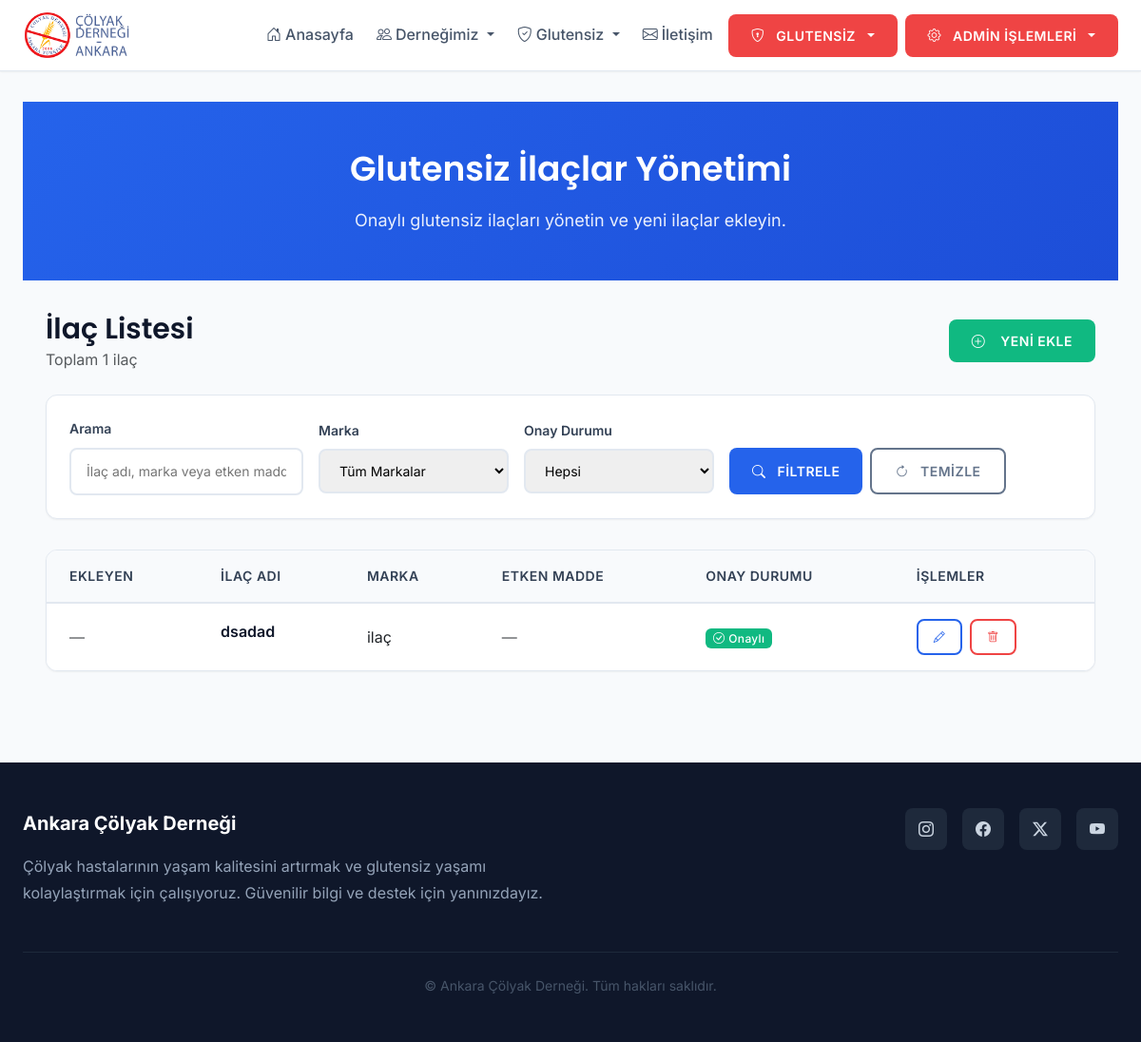
Screenshot of /users/admin/medicines/ (signed in) with the database file from the repository.
### users/models.py (models this page shows, shortened)
class GlutenFreeMedicine(models.Model):
    name = models.CharField(max_length=100, verbose_name="İlaç Adı")
    brand = models.ForeignKey(MedicineBrand, on_delete=models.SET_NULL, null=True, blank=True, verbose_name="Marka")
    is_approved = models.BooleanField(default=False, verbose_name="Onaylı mı?")
    approved_at = models.DateTimeField(auto_now=True, verbose_name="Onay Tarihi")
    added_by = models.ForeignKey('User', null=True, blank=True, on_delete=models.SET_NULL, related_name='added_%(class)s_items', verbose_name='Ekleyen')
    description = models.TextField(blank=True, null=True, verbose_name="Açıklama")
    class Meta:
        verbose_name = "Glutensiz İlaç"
        verbose_name_plural = "Glutensiz İlaçlar"

class MedicineBrand(models.Model):
    name = models.CharField(max_length=100, unique=True, verbose_name="İlaç Markası")
    class Meta:
        verbose_name = "İlaç Markası"
        verbose_name_plural = "İlaç Markaları"

### users/views.py (the view)
        def wrapper(request, *args, **kwargs):
            if not request.user.is_authenticated:
                return redirect('login')
            if request.user.is_superuser:
                return view_func(request, *args, **kwargs)
            if request.user.role == 'editor' and getattr(request.user, permission_field, False):
                return view_func(request, *args, **kwargs)
            messages.error(request, 'Bu sayfaya erişim yetkiniz bulunmamaktadır.')
            return redirect('home')

### users/views.py (called while the page is built)
def editor_permission_required(permission_field):
    def decorator(view_func):
        def wrapper(request, *args, **kwargs):
            if not request.user.is_authenticated:
                return redirect('login')
            if request.user.is_superuser:
                return view_func(request, *args, **kwargs)
            if request.user.role == 'editor' and getattr(request.user, permission_field, False):
                return view_func(request, *args, **kwargs)
            messages.error(request, 'Bu sayfaya erişim yetkiniz bulunmamaktadır.')
            return redirect('home')
        return wrapper
    return decorator

@editor_permission_required('can_edit_medicines')
def admin_medicine_list(request):
    medicines = GlutenFreeMedicine.objects.select_related('brand').all()
    q = request.GET.get('q')
    brand_id = request.GET.get('brand')
    is_approved = request.GET.get('is_approved')
    if q:
        medicines = medicines.filter(
            Q(name__icontains=q) |
            Q(brand__name__icontains=q)
        ).distinct()
    if brand_id:
        medicines = medicines.filter(brand_id=brand_id)
    if is_approved in ['true', 'false']:
        medicines = medicines.filter(is_approved=(is_approved == 'true'))
    brands = MedicineBrand.objects.exclude(name__iexact='Diğer').all()
    return render(request, 'users/admin_medicine_list.html', {'medicines': medicines, 'brands': brands, 'request': request})

### templates/users/admin_medicine_list.html (shortened to what this page needs)
{% extends 'base.html' %}
{% load static %}
{% block content %}
<div class="page-header">
  <div class="container">
    <h1>Glutensiz İlaçlar Yönetimi</h1>
    <p>Onaylı glutensiz ilaçları yönetin ve yeni ilaçlar ekleyin.</p>
  </div>
</div>
<div class="container">
  <div class="d-flex justify-content-between align-items-center mb-4 flex-wrap gap-3">
    <div>
      <h2 class="mb-0">İlaç Listesi</h2>
      <p class="text-muted mb-0">Toplam {{ medicines|length }} ilaç</p>
    </div>
    <a href="{% url 'admin_medicine_create' %}" class="btn btn-success">
      <i class="bi bi-plus-circle me-2"></i>Yeni Ekle
    </a>
  </div>
  <div class="filter-section">
    <form method="get" class="filter-form">
      <div class="filter-group">
        <label class="filter-label">Arama</label>
        <input type="text" name="q" value="{{ request.GET.q|default:'' }}" class="filter-input" placeholder="İlaç adı, marka veya etken madde ara...">
      </div>
      <div class="filter-group">
        <label class="filter-label">Marka</label>
        <select name="brand" class="filter-input">
          <option value="">Tüm Markalar</option>
        </select>
      </div>
      <div class="filter-group">
        <label class="filter-label">Onay Durumu</label>
        <select name="is_approved" class="filter-input">
          <option value="">Hepsi</option>
        </select>
      </div>
      <div class="filter-group">
        <label class="filter-label">&nbsp;</label>
        <div class="d-flex gap-2">
          <button class="btn btn-primary" type="submit">
            <i class="bi bi-search me-1"></i>Filtrele
          </button>
          <button class="btn btn-outline-secondary" type="button" onclick="window.location.href=window.location.pathname">
            <i class="bi bi-arrow-clockwise me-1"></i>Temizle
          </button>
        </div>
      </div>
    </form>
  </div>
  {% if medicines %}
    <div class="table-container">
      <table class="table">
        <thead>
          <tr>
            <th>Ekleyen</th>
            <th>İlaç Adı</th>
            <th>Marka</th>
            <th>Etken Madde</th>
            <th>Onay Durumu</th>
            <th>İşlemler</th>
          </tr>
        </thead>
        <tbody>
          {% for medicine in medicines %}
          <tr>
            <td>
              <div class="user-info">
                {% if medicine.added_by %}
                  <div class="user-name">{{ medicine.added_by }}</div>
                  <div class="user-role text-muted small">Admin</div>
                {% else %}
                  <span class="text-muted">—</span>
                {% endif %}
              </div>
            </td>
            <td>
              <div class="medicine-info">
                <div class="medicine-name">{{ medicine.name }}</div>
              </div>
            </td>
            <td>
              {% if medicine.brand %}
                <span class="brand-badge">{{ medicine.brand.name }}</span>
              {% else %}
                <span class="text-muted">—</span>
              {% endif %}
            </td>
            <td>
              {% if medicine.active_ingredient %}
                <div class="ingredient-info">
                  <span class="ingredient-text">{{ medicine.active_ingredient|truncatechars:40 }}</span>
                </div>
              {% else %}
                <span class="text-muted">—</span>
              {% endif %}
            </td>
            <td>
              {% if medicine.is_approved %}
                <span class="badge bg-success">
                  <i class="bi bi-check-circle me-1"></i>Onaylı
                </span>
              {% else %}
                <span class="badge bg-warning">
                  <i class="bi bi-clock me-1"></i>Beklemede
                </span>
              {% endif %}
            </td>
            <td>
              <div class="action-buttons">
                <a href="{% url 'admin_medicine_update' medicine.pk %}" class="btn btn-sm btn-outline-primary" title="Düzenle">
                  <i class="bi bi-pencil"></i>
                </a>
                <a href="{% url 'admin_medicine_delete' medicine.pk %}" class="btn btn-sm btn-outline-danger" title="Sil">
                  <i class="bi bi-trash"></i>
                </a>
              </div>
            </td>
          </tr>
          {% endfor %}
        </tbody>
      </table>
    </div>
  {% endif %}
</div>
{% endblock %}

### rows the page displays
GlutenFreeMedicine: name "dsadad", brand.name "ilaç", is_approved True (drawn)

### other values shown
{{ medicines|length }} "1"
